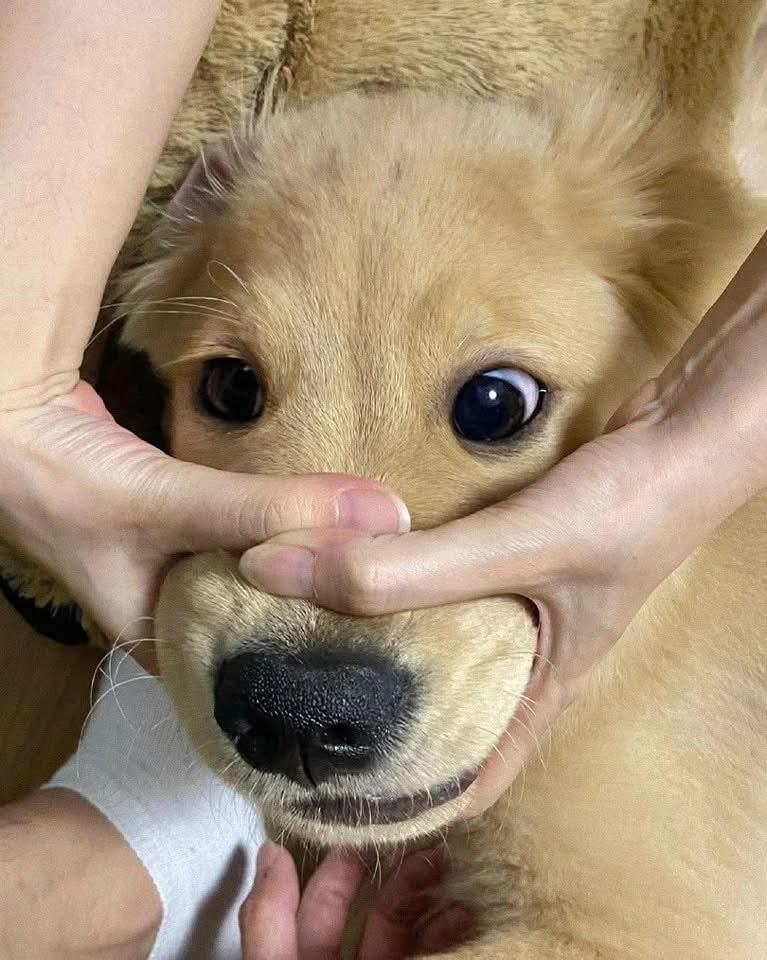
#> input picture Chapter1_Basic_Operations/image.jpg, 767 x 960 px, found by its file name
$ python image_modifier.py
#> lines starting #> are read from the running program, lines starting #| are printed output that depends on the picture
#> further down, img_original is the input picture: shape (960, 767, 3); mean B, G, R 117.3, 143.3, 164.5
import cv2
import numpy as np
import os

# --- Các hàm xử lý ảnh ---

def add_gaussian_noise(image, mean=0, sigma=25):
    """
    Thêm nhiễu Gaussian vào ảnh.

    Args:
        image (numpy.ndarray): Ảnh đầu vào (BGR hoặc Grayscale).
        mean (int): Giá trị trung bình của nhiễu (thường là 0).
        sigma (int): Độ lệch chuẩn của nhiễu (càng lớn càng nhiễu).

    Returns:
        numpy.ndarray: Ảnh đã được thêm nhiễu.
    """
#> called with mean = 0, sigma = 30
    # Tạo nhiễu Gaussian có cùng kích thước với ảnh
    # image.shape trả về (height, width, channels) cho ảnh màu
    # hoặc (height, width) cho ảnh xám
    gauss = np.random.normal(mean, sigma, image.shape)

    # Cộng nhiễu vào ảnh (cần chuyển ảnh sang float để tránh lỗi tràn số)
    noisy_float = image.astype(np.float32) + gauss
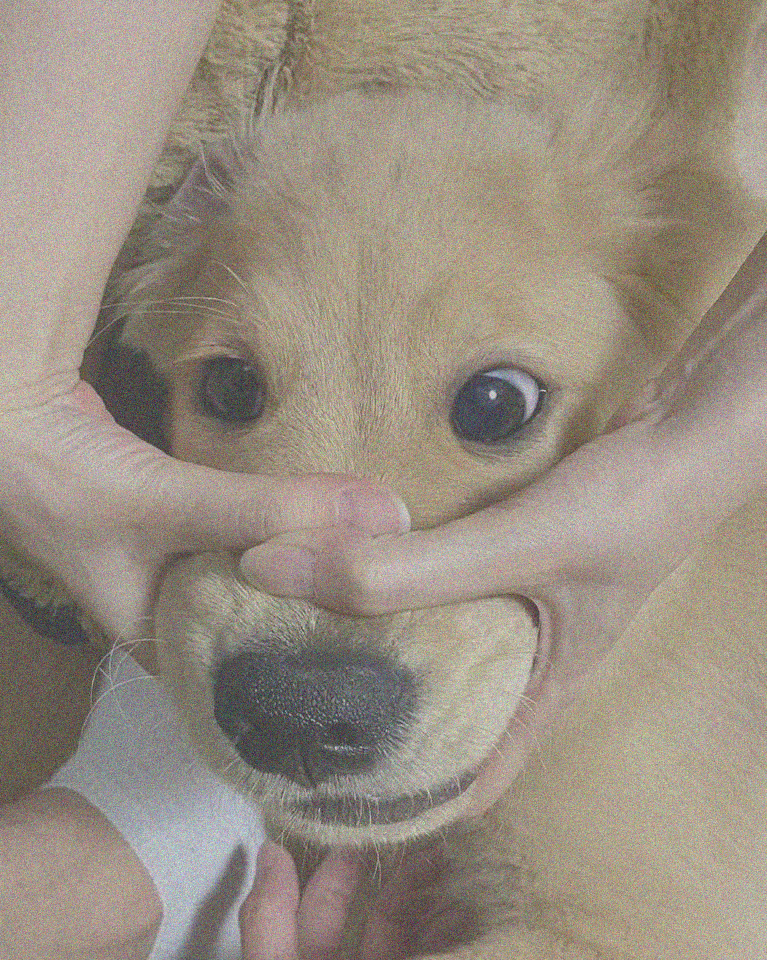
#> noisy_float: shape (960, 767, 3) float64; mean B, G, R 117.3, 143.3, 164.5; drawn with min black and max white

    # Giới hạn giá trị pixel trong khoảng [0, 255]
    noisy_clipped = np.clip(noisy_float, 0, 255)
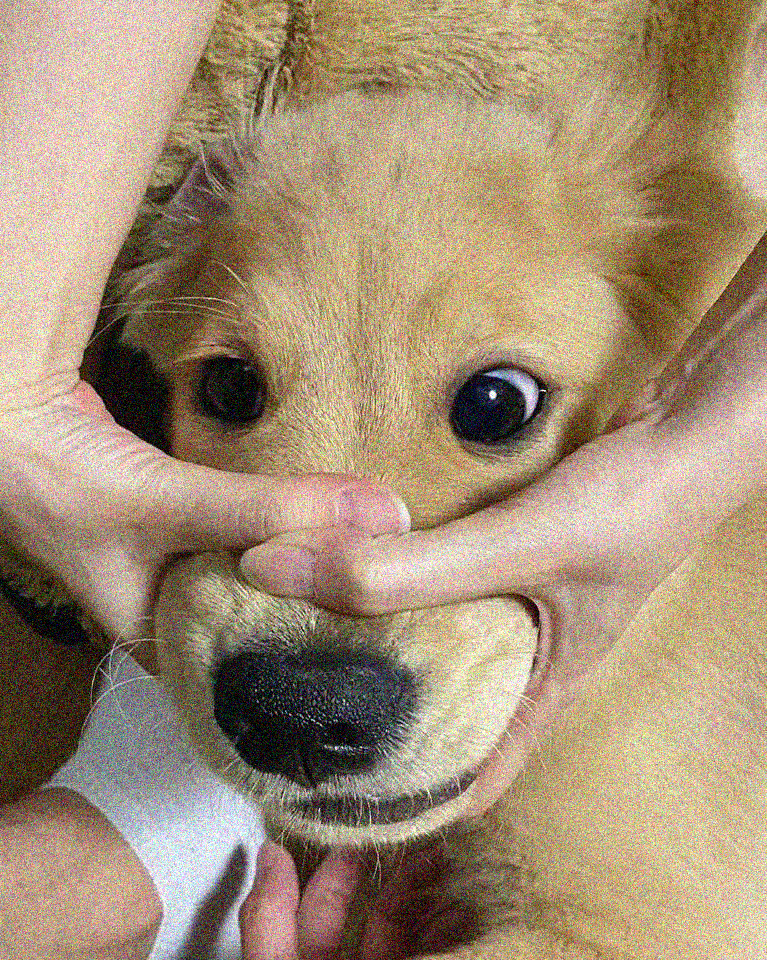
#> noisy_clipped: shape (960, 767, 3) float64; mean B, G, R 117.8, 143.5, 164.1

    # Chuyển ảnh về lại kiểu dữ liệu gốc (uint8)
    noisy_uint8 = noisy_clipped.astype(np.uint8)
    return noisy_uint8

def change_brightness(image, value):
    """
    Thay đổi độ sáng của ảnh bằng cách cộng/trừ một giá trị cố định.

    Args:
        image (numpy.ndarray): Ảnh đầu vào (BGR hoặc Grayscale).
        value (int): Giá trị cần cộng vào độ sáng (dương để tăng, âm để giảm).

    Returns:
        numpy.ndarray: Ảnh đã được thay đổi độ sáng.
    """
#> called with value = 60
    # Chuyển sang kiểu int16 để tránh tràn số khi cộng/trừ
    img_int = image.astype(np.int16)
    img_bright_int = img_int + value

    # Giới hạn giá trị pixel trong khoảng [0, 255]
    img_bright_clipped = np.clip(img_bright_int, 0, 255)
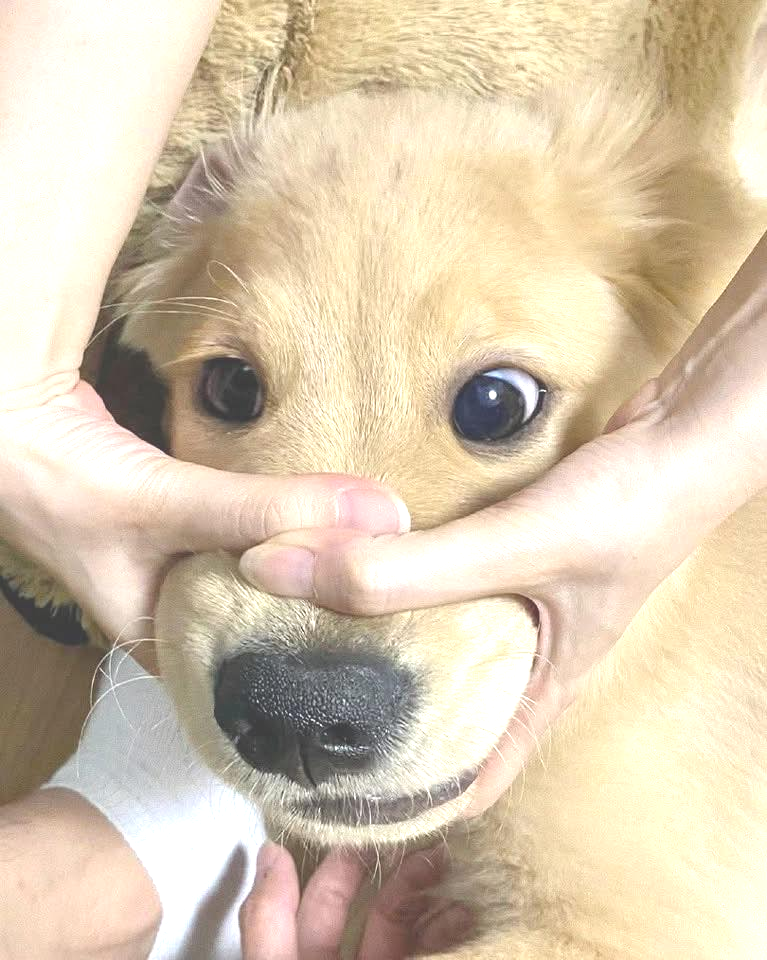
#> img_bright_clipped: shape (960, 767, 3) int16; mean B, G, R 176.6, 201.3, 217

    # Chuyển về lại kiểu dữ liệu gốc (uint8)
    img_bright_final = img_bright_clipped.astype(np.uint8)
    return img_bright_final

# --- Chương trình chính ---

if __name__ == "__main__":
    # 1. Định nghĩa đường dẫn và tham số
    input_image_path = 'image.jpg'  # !!! THAY ĐỔI thành đường dẫn ảnh của bạn !!!
    output_dir = 'modified_images'   # Thư mục để lưu ảnh kết quả
    noise_sigma = 30                 # Độ mạnh của nhiễu Gaussian
    brightness_increase = 60         # Mức độ tăng sáng

    # Tạo thư mục output nếu chưa có
    if not os.path.exists(output_dir):
        try:
            os.makedirs(output_dir)
            print(f"Đã tạo thư mục lưu ảnh: '{output_dir}'")
        except OSError as e:
            print(f"Lỗi: Không thể tạo thư mục '{output_dir}'. {e}")
            exit() # Thoát nếu không tạo được thư mục

    # 2. Đọc ảnh gốc
    img_original = cv2.imread(input_image_path)

    # Kiểm tra xem ảnh đã đọc thành công chưa
    if img_original is None:
        print(f"Lỗi: Không thể đọc ảnh từ đường dẫn: '{input_image_path}'")
        print("Hãy đảm bảo file ảnh tồn tại và đường dẫn chính xác.")
        exit() # Thoát chương trình
    else:
        print(f"Đã đọc ảnh thành công: '{input_image_path}'")

    # 3. Thêm nhiễu vào ảnh
    print(f"Đang thêm nhiễu Gaussian với sigma={noise_sigma}...")
    img_noisy = add_gaussian_noise(img_original, sigma=noise_sigma)
    print("-> Hoàn thành thêm nhiễu.")

    # 4. Tăng độ sáng ảnh
    print(f"Đang tăng độ sáng lên {brightness_increase} đơn vị...")
    img_brighter = change_brightness(img_original, value=brightness_increase)
    print("-> Hoàn thành tăng độ sáng.")

    # 5. Lưu các ảnh đã xử lý
    # Lấy tên file gốc không bao gồm đuôi
    base_filename = os.path.splitext(os.path.basename(input_image_path))[0]

    # Tạo tên file output
    noisy_output_path = os.path.join(output_dir, f"{base_filename}_noisy_s{noise_sigma}.jpg")
    brighter_output_path = os.path.join(output_dir, f"{base_filename}_brighter_p{brightness_increase}.jpg")

    try:
        # Lưu ảnh nhiễu
        success_noisy = cv2.imwrite(noisy_output_path, img_noisy)
        if success_noisy:
            print(f"Đã lưu ảnh nhiễu tại: '{noisy_output_path}'")
        else:
            print(f"Lỗi: Không thể lưu ảnh nhiễu tại '{noisy_output_path}'")

        # Lưu ảnh sáng hơn
        success_brighter = cv2.imwrite(brighter_output_path, img_brighter)
        if success_brighter:
            print(f"Đã lưu ảnh sáng hơn tại: '{brighter_output_path}'")
        else:
            print(f"Lỗi: Không thể lưu ảnh sáng hơn tại '{brighter_output_path}'")

    except Exception as e:
        print(f"Đã xảy ra lỗi trong quá trình lưu ảnh: {e}")

    # 6. (Tùy chọn) Hiển thị các ảnh để xem trước
    print("\nĐang hiển thị các ảnh (Nhấn phím bất kỳ trên cửa sổ ảnh để đóng)...")
    cv2.imshow('Anh Goc', img_original)
    cv2.imshow(f'Anh Nhieu (Sigma={noise_sigma})', img_noisy)
    cv2.imshow(f'Anh Sang Hon (+{brightness_increase})', img_brighter)

    cv2.waitKey(0) # Chờ người dùng nhấn phím
    cv2.destroyAllWindows() # Đóng tất cả cửa sổ
    print("Đã đóng cửa sổ hiển thị.")
